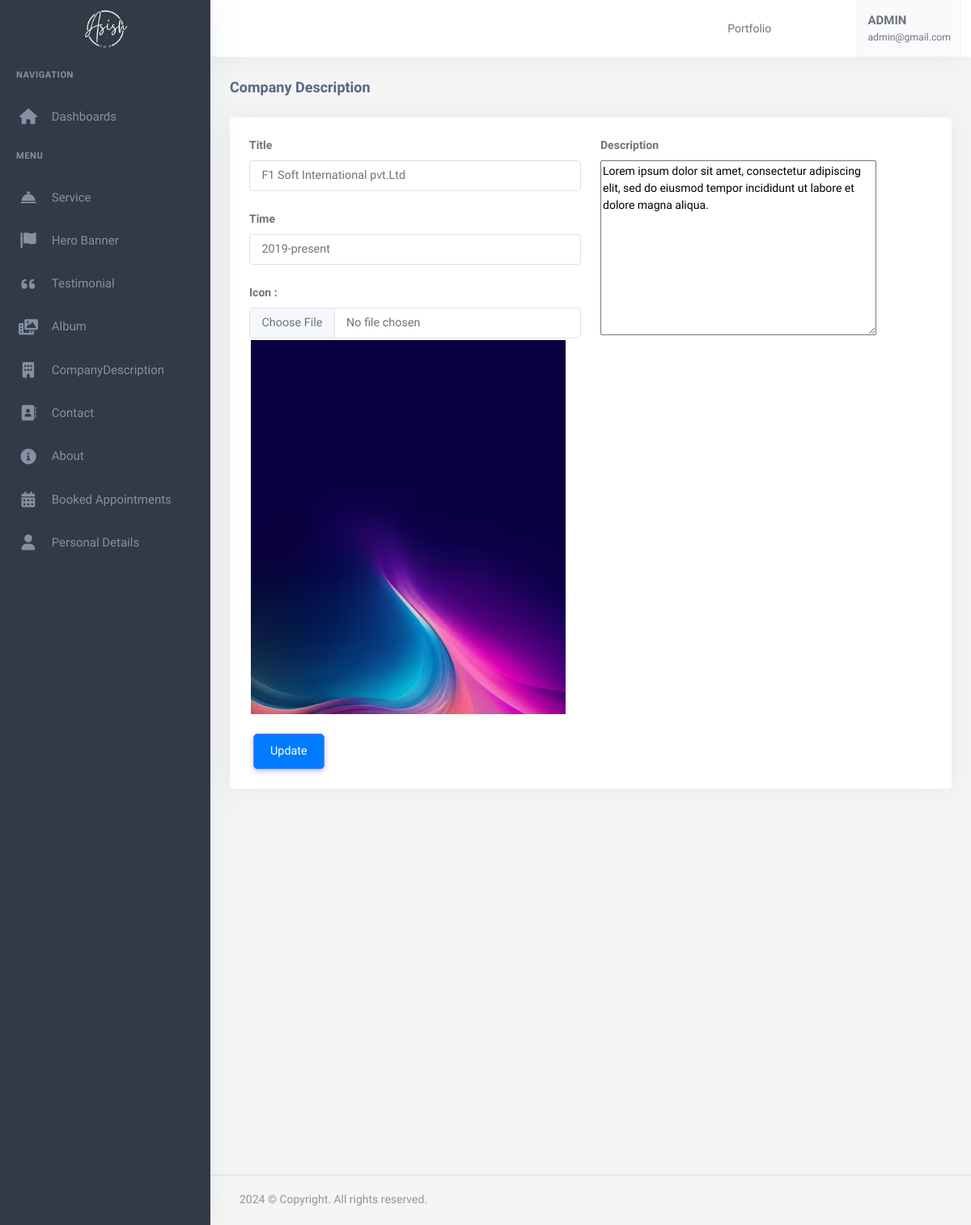
Page /dashboard/edit/companydescription/1/ (signed in) on the committed database.
### useraccount/models.py (models this page shows, shortened)
class User(AbstractBaseUser, PermissionsMixin):
    email = models.EmailField(
        verbose_name='Email',
        max_length=255,
        unique=True,
    )
    firstname = models.CharField(max_length=200)
    lastname = models.CharField(max_length=200)
    is_admin = models.BooleanField(default=False)
    is_user = models.BooleanField(default=False)
    is_subAdmin = models.BooleanField(default=False)
    phone_No = models.CharField(max_length=150, null=True, blank=True)
    avatar = models.ImageField(upload_to="avatarimage/", null=True, blank=True)
    created_at = models.DateTimeField(auto_now_add=True)
    updated_at = models.DateTimeField(auto_now=True)
    objects = UserManager()
    USERNAME_FIELD = 'email'
    REQUIRED_FIELDS = ['firstname','lastname', 'phone_No']

### app/models.py (models this page shows, shortened)
class PersonalDetail(models.Model):
    firstName = models.CharField(max_length=50)
    lastName = models.CharField(max_length=50)
    email = models.EmailField()
    logo = models.FileField(upload_to="logo")
    phone = models.CharField(max_length=20)
    address = models.CharField(max_length=50)
    facebookUrl = models.URLField()
    twiterUrl = models.URLField()
    instagramUrl = models.URLField()
    whatsappUrl = models.URLField()
    linkedinUrl = models.URLField()
    description = RichTextField()
    companyName = models.CharField(max_length=200)
    image = models.FileField(upload_to="smallImage")
    favicon = models.FileField(upload_to="Favicon")
    mapUrl = models.URLField()
    class Meta:
        ordering = ['-id']

class CompanyDescription(models.Model):
    time = models.CharField(max_length=200)
    title = models.CharField(max_length=200)
    icon = models.ImageField(upload_to="companydescriptionimage")
    description = RichTextField()
    class Meta:
        ordering = ['-id']

### useraccount/decorators.py (the view)
    def wrapper_fun(request, *arg, **kwargs):
        if request.user.is_authenticated:
            return view_fun(request, *arg, **kwargs)
        else:
            messages.warning(request, "Login required...")
            return redirect('useraccount:login')

### app2/forms.py
class CompanyDescriptionForm(forms.ModelForm):
    class Meta:
        model = CompanyDescription
        fields = '__all__'

### app/context_processor.py (called while the page is built)
def personaldetail(request):
    personaldetail= PersonalDetail.objects.first()
    return{
        'personaldetail':personaldetail
    }

### app2/templates/app2/create_CompanyDescription.html (shortened to what this page needs)
{% extends 'app2/base.html' %}
{% load static %}
{% block body %}
            <div class="content-page">
                <div class="content">
                    <div class="container-fluid">
                        <div class="row">
                            <div class="col-12">
                                <div class="page-title-box">
                                    <h4 class="page-title">Company Description</h4>
                                </div>
                            </div>
                        </div>
                        <div class="row">
                            <div class="col-12">
                                <div class="card">
                                    <div class="card-body">
                                        <form method="post" enctype="multipart/form-data" action="{% if instance %}{% url 'dashboard:edit_CompanyDescription'  instance.id %}{% else %}{% url 'dashboard:add_CompanyDescription' %}{% endif %}">
                                    <div class="row">
                                        <div class="col-xl-6">
                                        <div class="mb-3">
                                            <label class="form-label">Title</label>
                                            <input type="text" name="{{ form.title.name }}" id="{{ form.title.id_for_label }}" class="form-control"
                                            value="{% if instance %}{{ instance.title }}{% endif %}" placeholder="Enter title" required>
                                        </div>
                                        <div class="mb-3">
                                            <label class="form-label">Time</label>
                                            <input type="text" name="{{ form.time.name }}" id="{{ form.time.id_for_label }}" class="form-control"
                                            value="{% if instance %}{{ instance.time }}{% endif %}" placeholder="Enter time" required>
                                        </div>
                                        <div class="mb-3">
                                            <label for="{{ form.icon.id_for_label }}" class="form-label">Icon :</label>
                                            <input type="file" name="{{ form.icon.name }}" id="{{ form.icon.id_for_label }}" class="form-control" {% if not instance %}required{% endif %} onchange="showPreview(this);">
                                            <div id="iconContainer" style="width:auto; height:auto;">
                                                <img class="img-fluid" id="iconPreview" src="{% if instance %}{{ instance.icon.url }}{% endif %}" alt="" >
                                            </div>
                                        </div>
                                        </div>
                                        <div class="col-xl-6">
                                            <div class="mb-3">
                                                <label class="form-label">Description</label>
                                               {{form.description}}
                                             </div>
                                        </div>
                                          <div class="col-lg-12">
                                             {% if instance %}
                                             <button type="submit" class="btn btn-primary">Update</button>
                                         {% else %}
                                             <button type="submit" class="btn btn-primary">Add</button>
                                         {% endif %}
                                        </div>
                                       </div>
                                       </form>
                    </div>
                </div>
      {% endblock %}

### app2/templates/app2/base.html (shortened to what this page needs)
{% load static %}
<!DOCTYPE html>
<html lang="en">
    <head>
        <link rel="stylesheet" href="{% static 'app2/assets/vendor/jquery-toast-plugin/jquery.toast.min.css'%}">
        <link href="{% static 'app2/assets/css/app-saas.min.css'%}" rel="stylesheet" type="text/css" id="app-style" />
        <link href="{% static 'app2/assets/css/icons.min.css'%}" rel="stylesheet" type="text/css" />
        <link rel="stylesheet" href="https://cdnjs.cloudflare.com/ajax/libs/font-awesome/6.0.0-beta3/css/all.min.css">
        <link rel="stylesheet" href="https://cdnjs.cloudflare.com/ajax/libs/font-awesome/6.0.0-beta3/css/all.min.css">
        <link rel="stylesheet" href="https://cdnjs.cloudflare.com/ajax/libs/font-awesome/6.0.0-beta3/css/all.min.css">
        <link href="{% static 'app2/assets/vendor/bootstrap-datepicker/css/bootstrap-datepicker.min.css'%}" rel="stylesheet" type="text/css" />
        <link href="{% static 'app2/assets/vendor/select2/css/select2.min.css'%}" rel="stylesheet" type="text/css" />
        <link href="{% static 'app2/assets/vendor/datatables.net-bs5/css/dataTables.bootstrap5.min.css'%}" rel="stylesheet" type="text/css" />
        <link href="{% static 'app2/assets/vendor/datatables.net-responsive-bs5/css/responsive.bootstrap5.min.css'%}" rel="stylesheet" type="text/css" />
        <link href="{% static 'app2/assets/css/app-saas.min.css'%}" rel="stylesheet" type="text/css" id="app-style" />
        <link href="{% static 'app2/assets/css/icons.min.css'%}" rel="stylesheet" type="text/css" />
        <link href="https://cdn.jsdelivr.net/npm/summernote@0.8.16/dist/summernote-lite.min.css" rel="stylesheet">
    </head>
    <link rel="stylesheet" href="https://maxcdn.bootstrapcdn.com/font-awesome/4.7.0/css/font-awesome.min.css">
    <body>
        <div class="wrapper">
            <div class="navbar-custom">
                <div class="topbar container-fluid justify-content-between">
                    <div class="d-flex align-items-center  gap-lg-2 gap-1">
                        <button class="button-toggle-menu sm:float-end">
                            <i class="mdi mdi-menu"></i>
                        </button>
                    </div>
                    <ul class="topbar-menu d-flex align-items-center gap-3">
                        <li class="d-none d-sm-inline-block">
                            <a class="nav-link"  href="{% url 'app:index' %}">
                                Portfolio
                            </a>
                        </li>
                        <li class="d-none d-sm-inline-block">
                            <div class="nav-link" id="light-dark-mode" data-bs-toggle="tooltip" data-bs-placement="left" title="Theme Mode">
                                <i class="ri-moon-line font-22"></i>
                            </div>
                        </li>
                        <li class="d-none d-md-inline-block">
                            <a class="nav-link" href="#" data-toggle="fullscreen">
                                <i class="ri-fullscreen-line font-22"></i>
                            </a>
                        </li>
                        <li class="dropdown">
                            <a class="nav-link dropdown-toggle arrow-none nav-user px-2" data-bs-toggle="dropdown" href="#" role="button" aria-haspopup="false" aria-expanded="false">
                                <span class="d-lg-flex flex-column gap-1 d-none">
                                    <h5 class="my-0" style="text-transform: uppercase;">{{request.user.firstname}}</h5>
                                    <h6 class="my-0 fw-normal">{{request.user.email}}</h6>
                                </span>
                            </a>
                        </li>
                    </ul>
                </div>
            </div>
            <div class="leftside-menu">
                <a href="{% url 'dashboard:index' %}" class="logo logo-light">
                    <span class="logo-lg">
                        <img src="{{personaldetail.logo.url}}" alt="logo">
                    </span>
                </a>
                <div class="h-100" id="leftside-menu-container" data-simplebar>
                <ul class="side-nav">
                    <li class="side-nav-title">Navigation</li>
                    <li class="side-nav-item">
                        <a  href="{% url 'dashboard:index' %}" aria-expanded="false" aria-controls="sidebarDashboards" class="side-nav-link">
                            <i class="fas fa-home"></i>
                            <span> Dashboards </span>
                        </a>
                    </li>
                    <li class="side-nav-title">Menu</li>
                    <li class="side-nav-item">
                        <a data-bs-toggle="collapse" href="#sidebarForms" aria-expanded="false" aria-controls="sidebarForms" class="side-nav-link">
                            <i class="fas fa-concierge-bell"></i>
                            <span> Service </span>
                            <span class="menu-arrow"></span>
                        </a>
                    </li>
                    <li class="side-nav-item">
                        <a href="{% url 'dashboard:add_HeroBanner' %}" aria-expanded="false" aria-controls="sidebarEcommerce" class="side-nav-link">
                            <i class="fas fa-flag banner-icon"></i>
                            <span>Hero Banner</span>
                        </a>
                    </li>
                    <li class="side-nav-item">
                        <a data-bs-toggle="collapse" href="#sidebarTasks" aria-expanded="false" aria-controls="sidebarTasks" class="side-nav-link">
                            <i class="fas fa-quote-left"></i>
                            <span>Testimonial</span>
                            <span class="menu-arrow"></span>
                        </a>
                    </li>
                    <li class="side-nav-item">
                        <a data-bs-toggle="collapse" href="#sidebarBaseUI" aria-expanded="false" aria-controls="sidebarBaseUI" class="side-nav-link">
                            <i class="fas fa-photo-video"></i>
                            <span> Album</span>
                            <span class="menu-arrow"></span>
                        </a>
                    </li>
                    <li class="side-nav-item">
                        <a data-bs-toggle="collapse" href="#hello" aria-expanded="false" aria-controls="hello" class="side-nav-link">
                            <i class="fas fa-building"></i>
                            <span>CompanyDescription</span>
                            <span class="menu-arrow"></span>
                        </a>
                    </li>
                    <li class="side-nav-item">
                        <a href="{% url 'dashboard:Contact' %}" class="side-nav-link">
                            <i class="fas fa-address-book"></i>
                            <span> Contact </span>
                        </a>
                    </li>
                    <li class="side-nav-item">
                        <a href="{% url 'dashboard:add_About' %}" aria-expanded="false" aria-controls="sidebarEcommerce" class="side-nav-link">
                            <i class="fas fa-info-circle"></i>
                            <span> About </span>
                        </a>
                    </li>
                    <li class="side-nav-item">
                        <a href="{% url 'dashboard:Appointment' %}" aria-expanded="false" aria-controls="sidebarEcommerce" class="side-nav-link">
                            <i class="fas fa-calendar-alt"></i>
                            <span> Booked Appointments </span>
                        </a>
                    </li>
                    <li class="side-nav-item">
                        <a href="{% url 'dashboard:add_PersonalDetails' %}" class="side-nav-link">
                            <i class="fas fa-user"></i>
                            <span>Personal Details</span>
                        </a>
                    </li>
                </ul>
            </div>
        </div>
  {% block body %}
  {% endblock  %}
        <footer class="footer">
            <div class="container-fluid">
                <div class="row">
                    <div class="col-md-6">
                        <script>document.write(new Date().getFullYear())</script> © Copyright. All rights reserved.
                    </div>
                    <div class="col-md-6">
                    </div>
                </div>
            </div>
        </footer>
    </div>
    </div>
                        </body>
                        </html>

### app2/templates/app2/base.html (style rules this page uses)
.btn { margin: 0 5px; padding: 10px 20px; border-radius: 5px; cursor: pointer; }
.btn-primary { background-color: #007bff; color: #fff; }

### rows in the picture
User: user.firstname "ADMIN", user.email "admin@gmail.com"
PersonalDetail: logo (picture)
CompanyDescription: title "F1 Soft International pvt.Ltd", time "2019-present", icon (picture), description "Lorem ipsum dolor sit amet, consectetur adipiscing elit, sed do eiusmod tempor incididunt ut labore et dolore magna aliqua."
